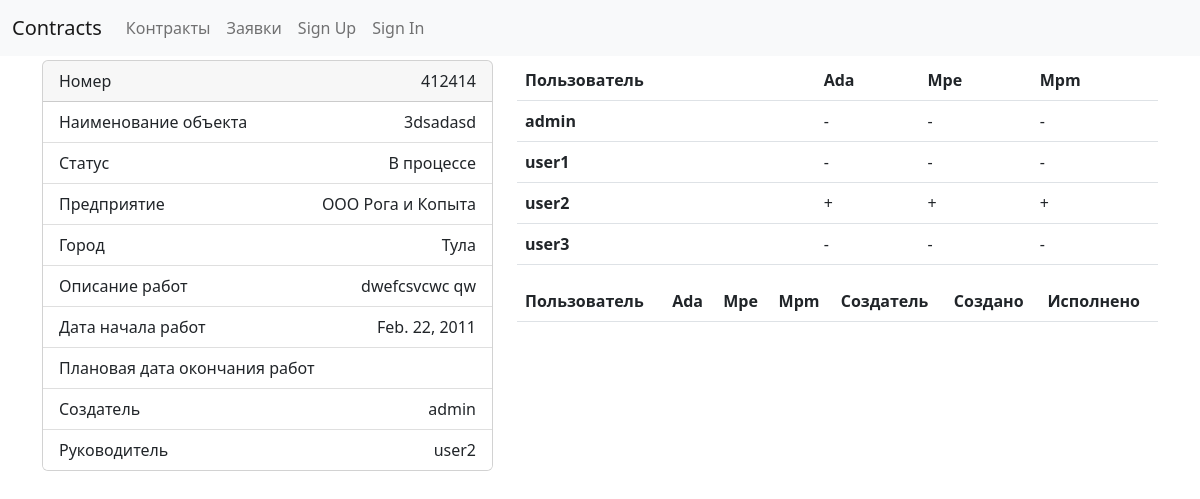
Screenshot of /contracts/5/ with the database file from the repository.
### contracts/users/models.py (models this page shows, shortened)
class Contract(models.Model):
    number = models.BigIntegerField("Номер контракта")
    object = models.CharField("Наименование объекта", max_length=150)
    state = models.CharField(
        "Статус",
        max_length=50,
        choices=[
            ("in_process", "В процессе"),
            ("restored", "Восстановлен"),
            ("contract_organization", "Организация контракта"),
        ],
        default="in_process",
    )
    company = models.ForeignKey(
        Company, on_delete=models.CASCADE, verbose_name="Предприятие"
    )
    town = models.ForeignKey(Town, on_delete=models.CASCADE, verbose_name="Город")
    description = models.TextField("Описание работ")
    start = models.DateField("Дата начала работ", blank=True, null=True)
    end = models.DateField("Плановая дата окончания работ", blank=True, null=True)
    creator = models.ForeignKey(
        User,
        verbose_name="Создатель",
        on_delete=models.PROTECT,
        null=True,
        blank=True,
        related_name="created_contracts",
        editable=False,
    )
    gip = models.ForeignKey(
        User,
        verbose_name="Руководитель",
        on_delete=models.PROTECT,
        blank=True,
        null=True,
        related_name="gip_contracts",
    )
    users = models.ManyToManyField(
        User,
        blank=True,
        null=True,
        verbose_name="Пользователи",
        related_name="contracts",
    )
    class Meta:
        verbose_name_plural = _("Контракты")
        verbose_name = _("Контракт")

class Company(models.Model):
    name = models.CharField("Наименование", max_length=50, unique=True)
    class Meta:
        verbose_name_plural = _("Компании")
        verbose_name = _("Компания")
    def __str__(self) -> str:
        return self.name

class Town(models.Model):
    name = models.CharField("Наименование", max_length=50, unique=True)
    class Meta:
        verbose_name_plural = _("Города")
        verbose_name = _("Город")
    def __str__(self) -> str:
        return self.name

class User(AbstractUser):
    name = models.CharField(_("Name of User"), blank=True, max_length=255)
    first_name = None  # type: ignore[assignment]
    last_name = None  # type: ignore[assignment]
    supervisor = models.BooleanField("Руководитель", default=False)
    it_staff = models.BooleanField("IT персонал", default=False)

class UserContractFolders(models.Model):
    user = models.ForeignKey(
        User,
        on_delete=models.CASCADE,
        verbose_name="Пользователь",
        related_name="contract_folders",
    )
    contract = models.ForeignKey(
        Contract,
        on_delete=models.CASCADE,
        verbose_name="Контракт",
        related_name="user_folders",
    )
    ada = models.BooleanField(default=False)
    mpe = models.BooleanField(default=False)
    mpm = models.BooleanField(default=False)
    class Meta:
        verbose_name_plural = _("Доступы к директориям")
        verbose_name = _("Доступы к директориям")

### contracts/users/contract_views.py (the view)
# urls.py: path("<int:pk>/", ContractDetailView.as_view(), name="contract-detail"),
class ContractDetailView(DetailView):
    model = Contract
    def get_context_data(self, **kwargs):
        context = super(ContractDetailView, self).get_context_data(**kwargs)
        context["user_folders"] = UserContractFolders.objects.filter(
            contract=self.kwargs.get("pk")
        ).select_related("user")
        context["permission_requests"] = (
            PermissionRequest.objects.filter(contract=self.kwargs.get("pk"))
            .select_related("user", "creator")
            .order_by("-id")
        )
        return context

### contracts/users/context_processors.py (called while the page is built)
def allauth_settings(request):
    return {
        "ACCOUNT_ALLOW_REGISTRATION": settings.ACCOUNT_ALLOW_REGISTRATION,
    }

### contracts/templates/users/contract_detail.html (shortened to what this page needs)
{% extends "base.html" %}
{% load crispy_forms_tags %}
{% block content %}
<div class="row mb-5">
  <div class="col-5">
    <div class="card">
        <div class="card-header d-flex justify-content-between">
          <span>Номер</span><span>{{contract.number}}</span>
        </div>
        <ul class="list-group list-group-flush">
          <li class="list-group-item d-flex justify-content-between"><span>Наименование объекта</span><span>{{contract.object}}</span></li>
          <li class="list-group-item d-flex justify-content-between"><span>Статус</span><span>{{contract.get_state_display}}</span></li>
          <li class="list-group-item d-flex justify-content-between"><span>Предприятие</span><span>{{contract.company}}</span></li>
          <li class="list-group-item d-flex justify-content-between"><span>Город</span><span>{{contract.town}}</span></li>
          <li class="list-group-item d-flex justify-content-between"><span>Описание работ</span><span>{{contract.description}}</span></li>
          <li class="list-group-item d-flex justify-content-between"><span>Дата начала работ</span><span>{{contract.start}}</span></li>
          <li class="list-group-item d-flex justify-content-between"><span>Плановая дата окончания работ</span></li>
          <li class="list-group-item d-flex justify-content-between"><span>Создатель</span><span>{{contract.creator}}</span></li>
          <li class="list-group-item d-flex justify-content-between"><span>Руководитель</span><span>{{contract.gip}}</span></li>
        </ul>
      </div>
  </div>
  <div class="col-7">
    <table class="table">
        <thead>
          <tr>
            <th scope="col">Пользователь</th>
            <th scope="col">Ada</th>
            <th scope="col">Mpe</th>
            <th scope="col">Mpm</th>
          </tr>
        </thead>
        <tbody>
            {% for user in user_folders %}
              <tr>
                <th scope="row">
                    {{user.user}}
                </th>
                <td>{% if user.ada %}+{% else %}-{% endif %}</td>
                <td>{% if user.mpe %}+{% else %}-{% endif %}</td>
                <td>{% if user.mpm %}+{% else %}-{% endif %}</td>
              </tr>
            {% endfor %}
        </tbody>
    </table>
    <table class="table mt-3">
      <thead>
        <tr>
          <th scope="col">Пользователь</th>
          <th scope="col">Ada</th>
          <th scope="col">Mpe</th>
          <th scope="col">Mpm</th>
          <th scope="col">Создатель</th>
          <th scope="col">Создано</th>
          <th scope="col">Исполнено</th>
        </tr>
      </thead>
  </table>
  </div>
</div>
{% endblock content %}

### rows the page displays
Contract: number "412414", object "3dsadasd", state "В процессе", company "ООО Рога и Копыта", town "Тула", description "dwefcsvcwc qw", start "Feb. 22, 2011", creator "admin", gip "user2"
UserContractFolders: user "admin"
UserContractFolders: user "user1"
UserContractFolders: user "user2"
UserContractFolders: user "user3"
